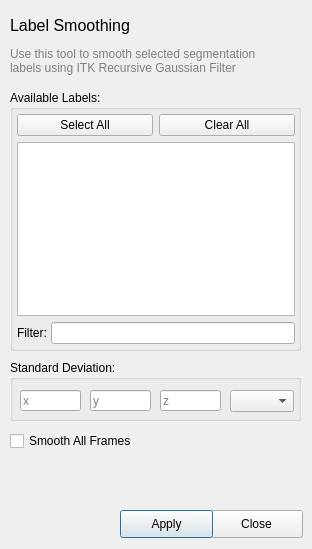
<?xml version="1.0" encoding="UTF-8"?>
<ui version="4.0">
 <class>SmoothLabelsDialog</class>
 <widget class="QDialog" name="SmoothLabelsDialog">
  <property name="enabled">
   <bool>true</bool>
  </property>
  <property name="geometry">
   <rect>
    <x>0</x>
    <y>0</y>
    <width>312</width>
    <height>549</height>
   </rect>
  </property>
  <property name="sizePolicy">
   <sizepolicy hsizetype="Fixed" vsizetype="Fixed">
    <horstretch>0</horstretch>
    <verstretch>0</verstretch>
   </sizepolicy>
  </property>
  <property name="minimumSize">
   <size>
    <width>312</width>
    <height>549</height>
   </size>
  </property>
  <property name="maximumSize">
   <size>
    <width>312</width>
    <height>549</height>
   </size>
  </property>
  <property name="windowTitle">
   <string>Label Smoothing Tool</string>
  </property>
  <widget class="QLabel" name="lbl_Title">
   <property name="geometry">
    <rect>
     <x>10</x>
     <y>10</y>
     <width>141</width>
     <height>31</height>
    </rect>
   </property>
   <property name="font">
    <font>
     <pointsize>-1</pointsize>
    </font>
   </property>
   <property name="styleSheet">
    <string notr="true">font-size:16px;</string>
   </property>
   <property name="text">
    <string>Label Smoothing</string>
   </property>
  </widget>
  <widget class="QLabel" name="lbl_Description">
   <property name="geometry">
    <rect>
     <x>10</x>
     <y>40</y>
     <width>271</width>
     <height>41</height>
    </rect>
   </property>
   <property name="styleSheet">
    <string notr="true">font-size:12px;
color: gray;</string>
   </property>
   <property name="text">
    <string>Use this tool to smooth selected segmentation labels using ITK Recursive Gaussian Filter</string>
   </property>
   <property name="wordWrap">
    <bool>true</bool>
   </property>
  </widget>
  <widget class="QGroupBox" name="groupBox">
   <property name="geometry">
    <rect>
     <x>10</x>
     <y>360</y>
     <width>291</width>
     <height>61</height>
    </rect>
   </property>
   <property name="title">
    <string>Standard Deviation:</string>
   </property>
   <widget class="QComboBox" name="sigmaUnit">
    <property name="geometry">
     <rect>
      <x>220</x>
      <y>30</y>
      <width>64</width>
      <height>22</height>
     </rect>
    </property>
    <property name="currentIndex">
     <number>-1</number>
    </property>
    <property name="maxVisibleItems">
     <number>2</number>
    </property>
   </widget>
   <widget class="QLineEdit" name="sigmaX">
    <property name="geometry">
     <rect>
      <x>10</x>
      <y>30</y>
      <width>61</width>
      <height>21</height>
     </rect>
    </property>
    <property name="text">
     <string/>
    </property>
    <property name="placeholderText">
     <string>x</string>
    </property>
   </widget>
   <widget class="QLineEdit" name="sigmaY">
    <property name="geometry">
     <rect>
      <x>80</x>
      <y>30</y>
      <width>61</width>
      <height>21</height>
     </rect>
    </property>
    <property name="placeholderText">
     <string>y</string>
    </property>
   </widget>
   <widget class="QLineEdit" name="sigmaZ">
    <property name="geometry">
     <rect>
      <x>150</x>
      <y>30</y>
      <width>61</width>
      <height>21</height>
     </rect>
    </property>
    <property name="placeholderText">
     <string>z</string>
    </property>
   </widget>
  </widget>
  <widget class="QGroupBox" name="groupBox_3">
   <property name="geometry">
    <rect>
     <x>10</x>
     <y>90</y>
     <width>291</width>
     <height>261</height>
    </rect>
   </property>
   <property name="title">
    <string>Available Labels:</string>
   </property>
   <layout class="QVBoxLayout" name="verticalLayout_2">
    <property name="leftMargin">
     <number>4</number>
    </property>
    <property name="topMargin">
     <number>4</number>
    </property>
    <property name="rightMargin">
     <number>3</number>
    </property>
    <property name="bottomMargin">
     <number>4</number>
    </property>
    <item>
     <layout class="QHBoxLayout" name="horizontalLayout">
      <item>
       <widget class="QPushButton" name="btnSelectAll">
        <property name="text">
         <string>Select All</string>
        </property>
       </widget>
      </item>
      <item>
       <widget class="QPushButton" name="btnClearAll">
        <property name="text">
         <string>Clear All</string>
        </property>
       </widget>
      </item>
     </layout>
    </item>
    <item>
     <widget class="QTableView" name="lvLabels">
      <property name="enabled">
       <bool>true</bool>
      </property>
      <property name="styleSheet">
       <string notr="true">font-size:12px;</string>
      </property>
      <property name="editTriggers">
       <set>QAbstractItemView::NoEditTriggers</set>
      </property>
      <property name="dragDropMode">
       <enum>QAbstractItemView::NoDragDrop</enum>
      </property>
      <property name="selectionMode">
       <enum>QAbstractItemView::SingleSelection</enum>
      </property>
      <property name="selectionBehavior">
       <enum>QAbstractItemView::SelectRows</enum>
      </property>
      <attribute name="horizontalHeaderVisible">
       <bool>false</bool>
      </attribute>
      <attribute name="horizontalHeaderDefaultSectionSize">
       <number>60</number>
      </attribute>
      <attribute name="horizontalHeaderStretchLastSection">
       <bool>true</bool>
      </attribute>
      <attribute name="verticalHeaderVisible">
       <bool>false</bool>
      </attribute>
      <attribute name="verticalHeaderDefaultSectionSize">
       <number>26</number>
      </attribute>
     </widget>
    </item>
    <item>
     <widget class="QWidget" name="widget_5" native="true">
      <layout class="QHBoxLayout" name="horizontalLayout_5">
       <property name="spacing">
        <number>4</number>
       </property>
       <property name="leftMargin">
        <number>0</number>
       </property>
       <property name="topMargin">
        <number>0</number>
       </property>
       <property name="rightMargin">
        <number>0</number>
       </property>
       <property name="bottomMargin">
        <number>0</number>
       </property>
       <item>
        <widget class="QLabel" name="label_5">
         <property name="text">
          <string>Filter:</string>
         </property>
        </widget>
       </item>
       <item>
        <widget class="QLineEdit" name="inLabelFilter"/>
       </item>
      </layout>
     </widget>
    </item>
   </layout>
  </widget>
  <widget class="QPushButton" name="btnClose">
   <property name="geometry">
    <rect>
     <x>210</x>
     <y>510</y>
     <width>93</width>
     <height>28</height>
    </rect>
   </property>
   <property name="text">
    <string>Close</string>
   </property>
  </widget>
  <widget class="QPushButton" name="btnApply">
   <property name="geometry">
    <rect>
     <x>120</x>
     <y>510</y>
     <width>93</width>
     <height>28</height>
    </rect>
   </property>
   <property name="text">
    <string>Apply</string>
   </property>
   <property name="default">
    <bool>true</bool>
   </property>
  </widget>
  <widget class="QCheckBox" name="chkSmoothAllFrames">
   <property name="geometry">
    <rect>
     <x>10</x>
     <y>430</y>
     <width>151</width>
     <height>22</height>
    </rect>
   </property>
   <property name="toolTip">
    <string>Apply smoothing to all time frames.</string>
   </property>
   <property name="text">
    <string>Smooth All Frames</string>
   </property>
  </widget>
 </widget>
 <resources/>
 <connections/>
</ui>
